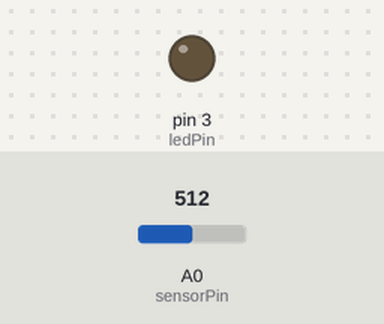
The sketch below on a simulated Arduino Uno, built with avr-gcc and run on an emulated ATmega328P. Parts: output pins drawn as LEDs (lit = HIGH). The test bench sets the inputs (shaded band); at power-on: A0 (sensorPin) = 512.

Above: at 1.2 s.
1.3 s: A0 (sensorPin) set to 716
At 1.6 s:
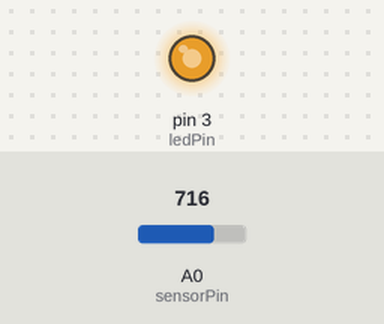
2.8 s: A0 (sensorPin) set to 751
At 3.9 s:
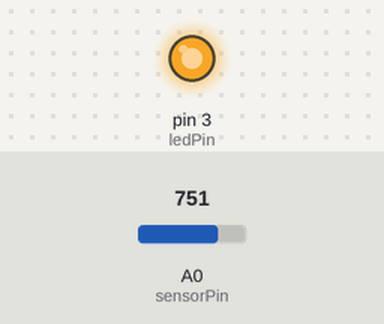
4.3 s: A0 (sensorPin) set to 768
At 5.0 s:
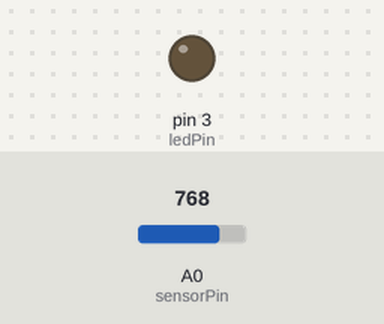
5.8 s: A0 (sensorPin) set to 900
At 6.2 s:
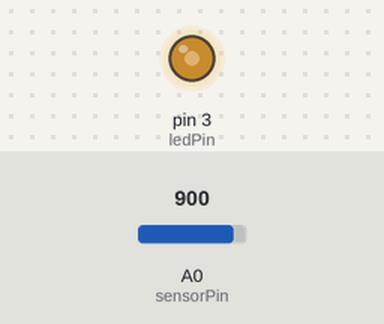
7.3 s: A0 (sensorPin) set to 306
At 8.5 s:
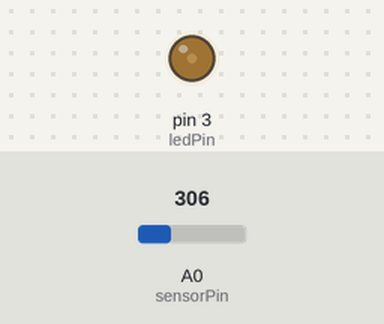
8.8 s: A0 (sensorPin) set to 0
At 9.7 s:
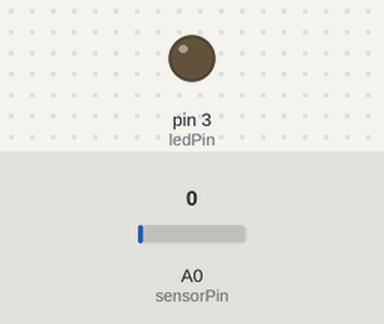
Timing chart, 0 to 11.3 s (numbered marks = the images above; inputs shaded):
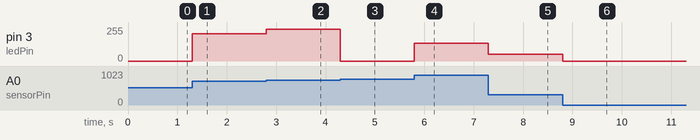

Measured:
- the behaviour switches between 767 and 768 on A0 (sensorPin) (found by bisection; images 2 and 3)
- after the input at 1.3 s, pin 3 (ledPin): 0/255 → 204/255 at once
- after the input at 2.8 s, pin 3 (ledPin): 204/255 → 239/255 at once
- after the input at 4.3 s, pin 3 (ledPin): 239/255 → 0/255 at once
- after the input at 5.8 s, pin 3 (ledPin): 0/255 → 132/255 at once
- after the input at 7.3 s, pin 3 (ledPin): 132/255 → 50/255 at once
- after the input at 8.8 s, pin 3 (ledPin): 50/255 → 0/255 at once

The sketch:

in_out.ino
```cpp
int sensorPin = 0;
int ledPin = 3;

void setup()
{
  pinMode(ledPin, OUTPUT);
}

void loop()
{
  analogWrite(ledPin, analogRead(sensorPin));
}
```
